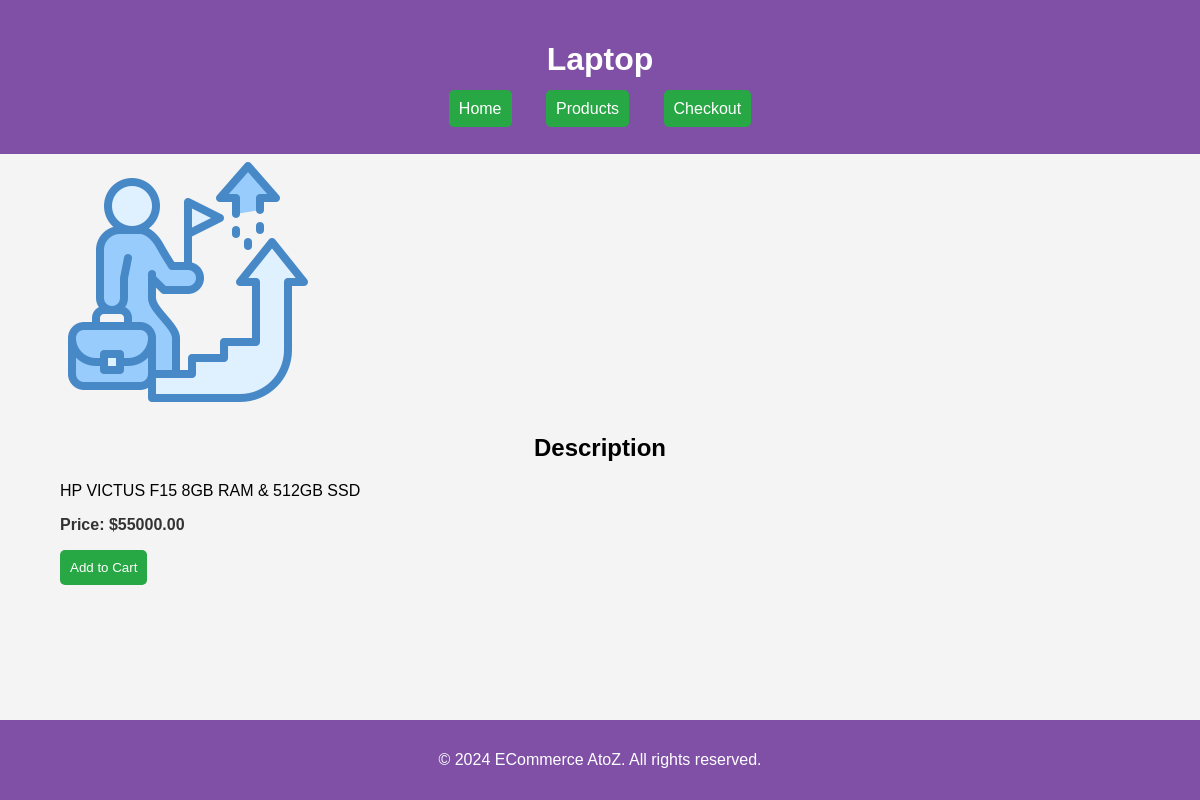
/products/4/, run on the app's committed database.
### shop/models.py (models this page shows, shortened)
class Product(models.Model):
    name = models.CharField(max_length=100)
    description = models.TextField()
    price = models.DecimalField(max_digits=10, decimal_places=2)
    created_at = models.DateTimeField(auto_now_add=True)
    updated_at = models.DateTimeField(auto_now=True)
    category = models.ForeignKey(Category, on_delete=models.CASCADE, related_name='products')
    stock = models.PositiveIntegerField(default=0)
    is_active = models.BooleanField(default=True)
    is_featured = models.BooleanField(default=False)
    image = models.ImageField(upload_to='products/', null=True, blank=True)
    class Meta:
        ordering = ['name']
        verbose_name = 'Product'
        verbose_name_plural = 'Products'

### shop/views.py (the view)
# urls.py: path('products/<int:product_id>/', product_detail, name='product_detail'),
def product_detail(request, product_id):
    product = Product.objects.get(id=product_id)
    context = {
        'product': product,
        'current_year': datetime.now().year,
    }
    return render(request, 'pdp.html', context)

### shop/templates/pdp.html (shortened to what this page needs)
{% load static %}
<!DOCTYPE html>
<html lang="en">
<head>
    <link rel="stylesheet" href="{% static 'css/styles.css' %}">
</head>
<body>
    <header>
        <div class="container">
            <h1>{{ product.name }}</h1>
            <nav>
                <ul>
                    <li><a class="btn" href="{% url 'homepage' %}">Home</a></li>
                    <li><a class="btn" href="{% url 'product_listing' %}">Products</a></li>
                    <li><a class="btn" href="{% url 'checkout' %}">Checkout</a></li>
                </ul>
            </nav>
        </div>
    </header>
    <main>
        <div class="container">
            <div class="product-detail">
                <img src="{{ product.image.url }}" alt="{{ product.name }}" class="product-image" />
                <h2>Description</h2>
                <p>{{ product.description }}</p>
                <p class="product-price">Price: ${{ product.price }}</p>
                <form action="{% url 'checkout' %}" method="POST">
                    <button type="submit" class="btn">Add to Cart</button>
                </form>
            </div>
        </div>
    </main>
    <footer>
        <div class="container">
            <p>&copy; {{ current_year }} ECommerce AtoZ. All rights reserved.</p>
        </div>
    </footer>
</body>
</html>

### shop/static/css/styles.css (style rules this page uses)
body { font-family: Arial, sans-serif; margin: 0; padding: 0; background-color: #f4f4f4; }
.container { width: 90%; max-width: 1200px; margin: auto; }
header { background-color: #7f50a5; color: #fff; padding: 20px 0; }
header h1 { text-align: center; }
nav ul { list-style: none; padding: 0; text-align: center; }
nav ul li { display: inline; margin: 0 15px; }
nav ul li a { color: #fff; text-decoration: none; }
h2 { text-align: center; margin: 20px 0; }
.product-image { max-width: 100%; height: auto; }
.product-price { font-weight: bold; color: #333; }
.btn { background-color: #28a745; color: white; padding: 10px; border: none; border-radius: 5px; cursor: pointer; text-decoration: none; }
footer { background-color: #7f50a5; color: #fff; text-align: center; padding: 15px 0; position: fixed; bottom: 0; width: 100%; }

### data on the page
Product: name "Laptop", image (picture), description "HP VICTUS F15 8GB RAM & 512GB SSD", price "55000.00"
